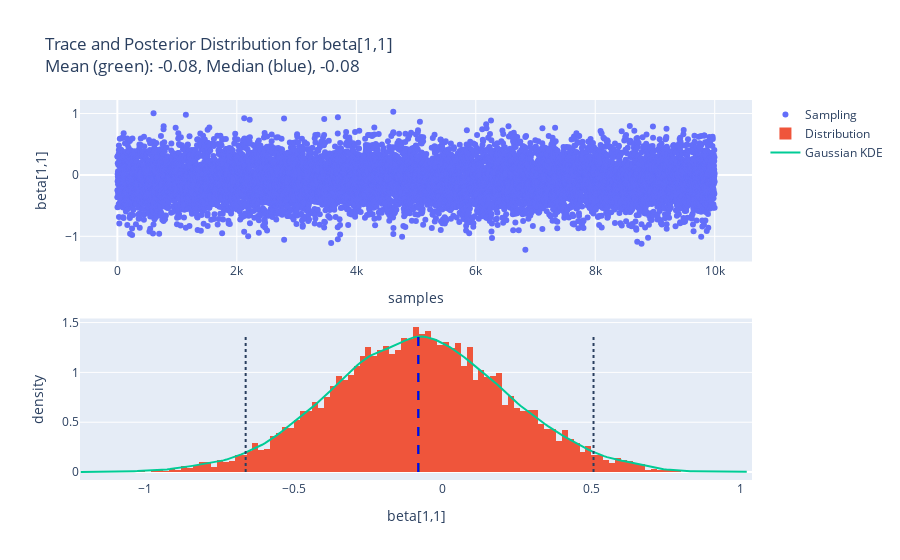

The notebook cell this image was saved under:
### Markdown cell above
## Generate Plots on Team Stats

### Code cell
fig,gauss_kde = plot_trace(off_results['beta[1,1]'],\
                 param_name='beta[1,1]')
fig.show()

### Figure 1 — Plotly figure (JSON) as saved in the notebook; plotly's stock layout.template omitted (floating-point values rounded to 4 significant figures; data arrays with more than 128 entries replaced by an {"elided": "..."} marker saying what was removed)
{"data": [{"mode": "markers", "name": "Sampling", "type": "scatter", "x": {"elided": "10000 int values"}, "xaxis": "x", "y": {"elided": "10000 float values"}, "yaxis": "y"}, {"histnorm": "probability density", "name": "Distribution", "type": "histogram", "x": {"elided": "10000 float values"}, "xaxis": "x2", "yaxis": "y2"}, {"mode": "lines", "name": "Gaussian KDE", "type": "scatter", "x": {"elided": "225 float values"}, "xaxis": "x2", "y": {"elided": "225 float values"}, "yaxis": "y2"}], "layout": {"shapes": [{"line": {"color": "Green", "dash": "dash"}, "type": "line", "x0": -0.08157, "x1": -0.08157, "xref": "x2", "y0": 0, "y1": 1.361, "yref": "y2"}, {"line": {"color": "Blue", "dash": "dash"}, "type": "line", "x0": -0.08249, "x1": -0.08249, "xref": "x2", "y0": 0, "y1": 1.361, "yref": "y2"}, {"line": {"dash": "dot"}, "type": "line", "x0": -0.6629, "x1": -0.6629, "xref": "x2", "y0": 0, "y1": 1.361, "yref": "y2"}, {"line": {"dash": "dot"}, "type": "line", "x0": 0.507, "x1": 0.507, "xref": "x2", "y0": 0, "y1": 1.361, "yref": "y2"}], "title": {"text": "Trace and Posterior Distribution for beta[1,1]<br>Mean (green): -0.08, Median (blue), -0.08"}, "xaxis": {"anchor": "y", "domain": [0, 1], "title": {"text": "samples"}}, "xaxis2": {"anchor": "y2", "domain": [0, 1], "title": {"text": "beta[1,1]"}}, "yaxis": {"anchor": "x", "domain": [0.575, 1], "title": {"text": "beta[1,1]"}}, "yaxis2": {"anchor": "x2", "domain": [0, 0.425], "title": {"text": "density"}}}}
